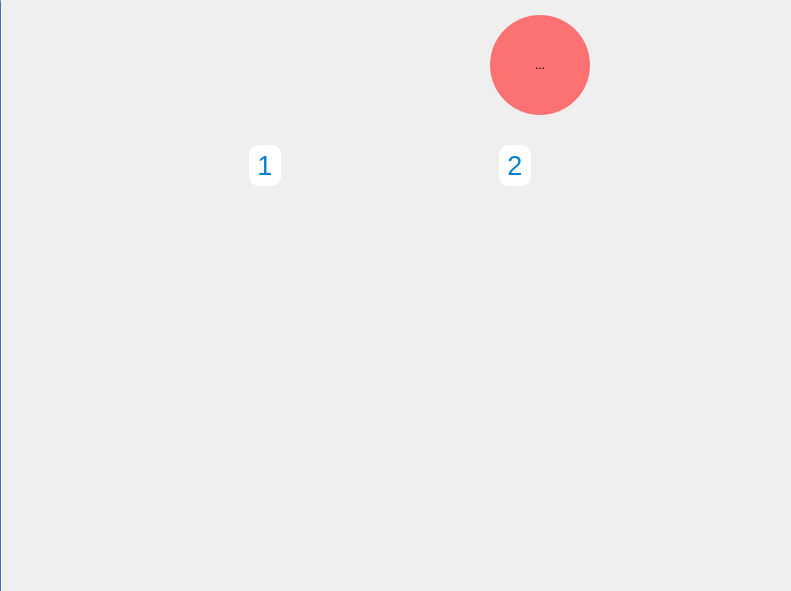
<?xml version="1.0" encoding="UTF-8"?>
<ui version="4.0">
 <class>GroupChoosePage</class>
 <widget class="QWidget" name="GroupChoosePage">
  <property name="geometry">
   <rect>
    <x>0</x>
    <y>0</y>
    <width>791</width>
    <height>591</height>
   </rect>
  </property>
  <property name="windowTitle">
   <string>Form</string>
  </property>
  <widget class="QLabel" name="background">
   <property name="geometry">
    <rect>
     <x>0</x>
     <y>0</y>
     <width>850</width>
     <height>541</height>
    </rect>
   </property>
   <property name="text">
    <string/>
   </property>
  </widget>
  <widget class="QToolButton" name="mask">
   <property name="geometry">
    <rect>
     <x>0</x>
     <y>0</y>
     <width>1</width>
     <height>800</height>
    </rect>
   </property>
   <property name="styleSheet">
    <string notr="true">background-color: rgba(255, 255, 255, 180);
background-color: rgba(55, 127, 214, 150);</string>
   </property>
   <property name="text">
    <string/>
   </property>
  </widget>
  <widget class="QListWidget" name="listWidget">
   <property name="geometry">
    <rect>
     <x>120</x>
     <y>120</y>
     <width>820</width>
     <height>600</height>
    </rect>
   </property>
   <property name="styleSheet">
    <string notr="true">QListWidget{
background-color: rgba(255, 255, 255, 0);
	font-size: 20pt ;
padding: 20px;

}
QListWidget::item{
	background-color: rgba(255, 255, 255, 255);
	color: rgb(0, 128, 206);

	border-radius:10;
	padding: 5px;
	margin:5px;
}</string>
   </property>
   <property name="frameShape">
    <enum>QFrame::NoFrame</enum>
   </property>
   <property name="dragDropMode">
    <enum>QAbstractItemView::NoDragDrop</enum>
   </property>
   <property name="iconSize">
    <size>
     <width>230</width>
     <height>230</height>
    </size>
   </property>
   <property name="textElideMode">
    <enum>Qt::ElideMiddle</enum>
   </property>
   <property name="movement">
    <enum>QListView::Static</enum>
   </property>
   <property name="resizeMode">
    <enum>QListView::Adjust</enum>
   </property>
   <property name="gridSize">
    <size>
     <width>250</width>
     <height>250</height>
    </size>
   </property>
   <property name="viewMode">
    <enum>QListView::IconMode</enum>
   </property>
   <property name="uniformItemSizes">
    <bool>true</bool>
   </property>
   <item>
    <property name="text">
     <string>1</string>
    </property>
   </item>
   <item>
    <property name="text">
     <string>2</string>
    </property>
   </item>
  </widget>
  <widget class="QToolButton" name="toolButton">
   <property name="geometry">
    <rect>
     <x>490</x>
     <y>15</y>
     <width>100</width>
     <height>100</height>
    </rect>
   </property>
   <property name="styleSheet">
    <string notr="true">background-color: rgb(255, 56, 56);
background-color: rgba(255, 79, 79, 200);
border-radius : 50;</string>
   </property>
   <property name="text">
    <string>...</string>
   </property>
   <property name="icon">
    <iconset resource="icons.qrc">
     <normaloff>:/icons/icons8_multiply_120px.png</normaloff>:/icons/icons8_multiply_120px.png</iconset>
   </property>
   <property name="iconSize">
    <size>
     <width>100</width>
     <height>100</height>
    </size>
   </property>
  </widget>
 </widget>
 <resources>
  <include location="icons.qrc"/>
 </resources>
 <connections/>
</ui>
